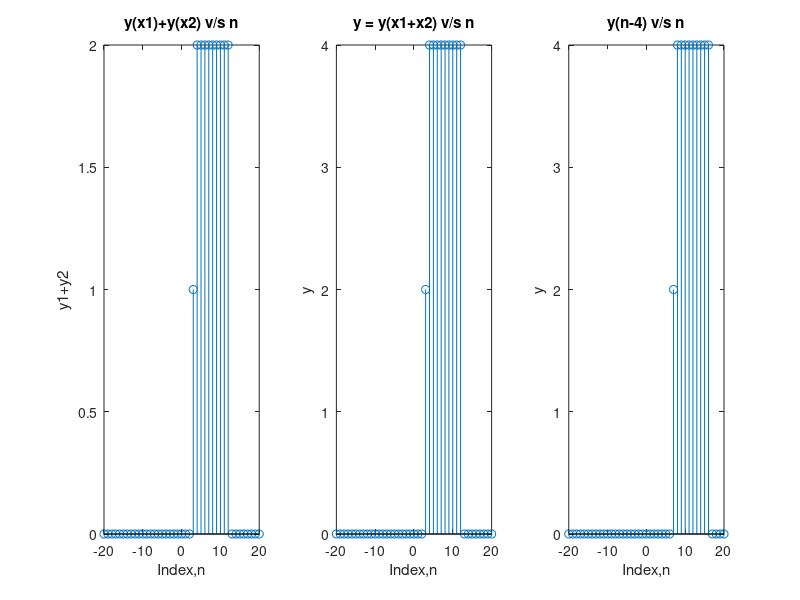

This chart was generated by the following MATLAB code:
% a is non linear and time invarient
clear;
n=-20:20;           

%Defining x1 and x2
x1 = 1*double(n>=0 & n<=10);
x2 = 1*double(n>0 & n<=10);


%Checking linearity and time invarience

x=x1+x2;
xt = circshift(x,4); % 4 is arbitary number to check time invarience


% output functions
y = circshift(x,3).*circshift(x,2);
yt = circshift(xt,3).*circshift(xt,2);
y1 = circshift(x1,3).*circshift(x1,2);
y2 = circshift(x2,3).*circshift(x2,2);


subplot(1,3,1);
stem(n,y1+y2);
xlabel('Index,n');
ylabel('y1+y2');
title('y(x1)+y(x2) v/s n');
 
subplot(1,3,2); 
stem(n,y);
xlabel('Index,n');
ylabel('y');
title('y = y(x1+x2) v/s n');   


subplot(1,3,3); 
stem(n,yt);
xlabel('Index,n');
ylabel('y');
title('y(n-4) v/s n'); 